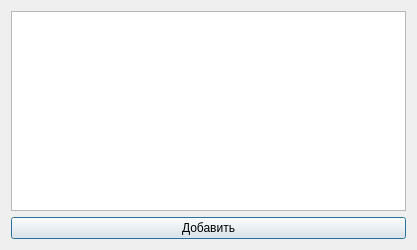
<?xml version="1.0" encoding="UTF-8"?>
<ui version="4.0">
 <class>Dialog_ChooseFilter</class>
 <widget class="QDialog" name="Dialog_ChooseFilter">
  <property name="geometry">
   <rect>
    <x>0</x>
    <y>0</y>
    <width>417</width>
    <height>250</height>
   </rect>
  </property>
  <property name="windowTitle">
   <string>Выбор объектов для анализа</string>
  </property>
  <layout class="QVBoxLayout" name="verticalLayout">
   <item>
    <widget class="QListWidget" name="listWidget"/>
   </item>
   <item>
    <widget class="QPushButton" name="pushButton">
     <property name="text">
      <string>Добавить</string>
     </property>
    </widget>
   </item>
  </layout>
 </widget>
 <resources/>
 <connections/>
</ui>
